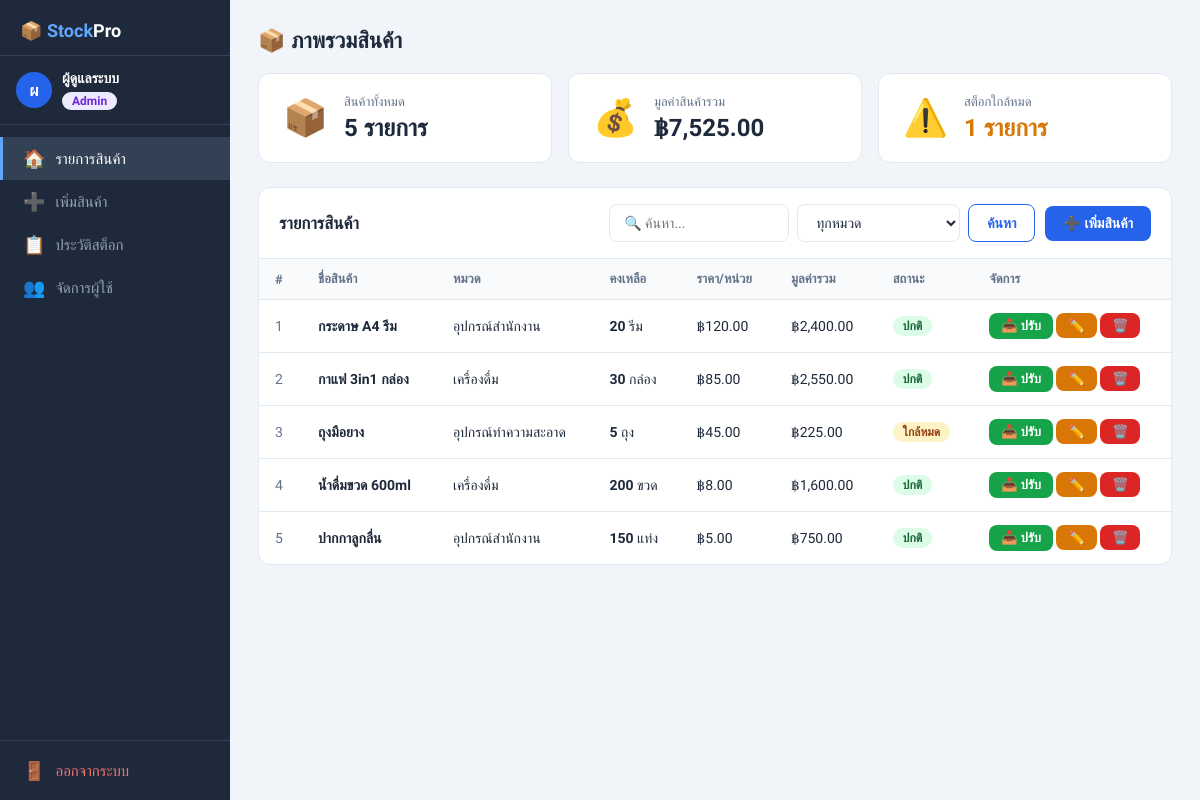
/index.php (signed in), run on the app's committed database.
### tables this page shows
CREATE TABLE IF NOT EXISTS products (
    id         INT AUTO_INCREMENT PRIMARY KEY,
    name       VARCHAR(200)  NOT NULL,
    category   VARCHAR(100)  DEFAULT '',
    quantity   INT           NOT NULL DEFAULT 0,
    price      DECIMAL(10,2) NOT NULL DEFAULT 0,
    unit       VARCHAR(50)   DEFAULT 'ชิ้น',
    created_at DATETIME      DEFAULT NOW(),
    updated_at DATETIME      DEFAULT NOW()
);

### index.php (the view, shortened to what this page needs)
<?php
require_once 'config.php';
require_once 'auth.php';
$action = $_GET['action'] ?? 'list';
$search    = $_GET['search'] ?? '';
$sql = "SELECT * FROM products WHERE 1=1"; $params = [];
$sql .= " ORDER BY name ASC";
$stmt = $pdo->prepare($sql); $stmt->execute($params);
$products = $stmt->fetchAll();
$totalProducts = $pdo->query("SELECT COUNT(*) FROM products")->fetchColumn();
$totalValue    = $pdo->query("SELECT COALESCE(SUM(quantity*price),0) FROM products")->fetchColumn();
$lowStock      = $pdo->query("SELECT COUNT(*) FROM products WHERE quantity<=10")->fetchColumn();
?>
<!DOCTYPE html>
<html lang="th">
<head>
<link rel="stylesheet" href="style.css">
</head>
<body>
<?php include 'navbar.php'; ?>
<main class="main">
  <?php if ($action === 'list'): ?>
  <div class="page-title">📦 ภาพรวมสินค้า</div>
  <div class="stats">
    <div class="stat-card"><div class="stat-icon">📦</div><div><div class="stat-label">สินค้าทั้งหมด</div><div class="stat-value"><?= number_format($totalProducts) ?> รายการ</div></div></div>
    <div class="stat-card"><div class="stat-icon">💰</div><div><div class="stat-label">มูลค่าสินค้ารวม</div><div class="stat-value">฿<?= number_format($totalValue,2) ?></div></div></div>
    <div class="stat-card"><div class="stat-icon">⚠️</div><div><div class="stat-label">สต็อกใกล้หมด</div><div class="stat-value" style="color:var(--warning)"><?= number_format($lowStock) ?> รายการ</div></div></div>
  </div>
  <div class="card">
    <div class="card-header">
      <h2>รายการสินค้า</h2>
      <div class="toolbar">
        <form method="GET" style="display:flex;gap:8px;flex-wrap:wrap">
          <input type="text" name="search" placeholder="🔍 ค้นหา..." value="<?= htmlspecialchars($search) ?>" style="width:180px">
          <select name="cat">
            <option value="">ทุกหมวด</option>
          </select>
          <button class="btn btn-outline" type="submit">ค้นหา</button>
        </form>
        <?php if (can('add')): ?>
          <a href="index.php?action=add" class="btn btn-primary">➕ เพิ่มสินค้า</a>
        <?php endif; ?>
      </div>
    </div>
    <table>
      <thead>
        <tr>
          <th>#</th><th>ชื่อสินค้า</th><th>หมวด</th><th>คงเหลือ</th>
          <th>ราคา/หน่วย</th><th>มูลค่ารวม</th><th>สถานะ</th><th>จัดการ</th>
        </tr>
      </thead>
      <tbody>
        <?php if (empty($products)): ?>
        <tr><td colspan="8" style="text-align:center;color:var(--muted);padding:40px">ยังไม่มีสินค้า</td></tr>
        <?php else: ?>
        <?php foreach ($products as $i => $p): ?>
        <tr>
          <td style="color:var(--muted)"><?= $i+1 ?></td>
          <td><strong><?= htmlspecialchars($p['name']) ?></strong></td>
          <td><?= htmlspecialchars($p['category']?:'-') ?></td>
          <td><strong><?= number_format($p['quantity']) ?></strong> <?= htmlspecialchars($p['unit']) ?></td>
          <td>฿<?= number_format($p['price'],2) ?></td>
          <td>฿<?= number_format($p['quantity']*$p['price'],2) ?></td>
          <td>
            <?php if ($p['quantity']==0): ?><span class="badge badge-out">หมด</span>
            <?php elseif ($p['quantity']<=10): ?><span class="badge badge-low">ใกล้หมด</span>
            <?php else: ?><span class="badge badge-ok">ปกติ</span>
            <?php endif; ?>
          </td>
          <td style="white-space:nowrap">
            <?php if (can('adjust')): ?>
              <button class="btn btn-success btn-sm" onclick="openAdjust(<?= $p['id'] ?>,'<?= htmlspecialchars($p['name'],ENT_QUOTES) ?>',<?= $p['quantity'] ?>,'<?= htmlspecialchars($p['unit'],ENT_QUOTES) ?>')">📥 ปรับ</button>
            <?php endif; ?>
            <?php if (can('edit')): ?>
              <a href="index.php?action=edit&id=<?= $p['id'] ?>" class="btn btn-warning btn-sm">✏️</a>
            <?php endif; ?>
            <?php if (can('delete')): ?>
              <a href="index.php?action=delete&id=<?= $p['id'] ?>" class="btn btn-danger btn-sm" onclick="return confirm('ยืนยันลบ?')">🗑️</a>
            <?php endif; ?>
          </td>
        </tr>
        <?php endforeach; ?>
        <?php endif; ?>
      </tbody>
    </table>
  </div>
  <?php endif; ?>
</main>
</body>
</html>

### navbar.php
<?php
$currentPage = basename($_SERVER['PHP_SELF']);
?>
<aside class="sidebar">
  <div class="sidebar-logo">📦 <span>Stock</span>Pro</div>
  <div class="sidebar-user">
    <div class="user-avatar"><?= mb_substr($_SESSION['full_name'], 0, 1) ?></div>
    <div>
      <div class="user-name"><?= htmlspecialchars($_SESSION['full_name']) ?></div>
      <div><?= role_badge($_SESSION['role']) ?></div>
    </div>
  </div>
  <nav class="sidebar-nav">
    <a href="index.php" class="nav-item <?= $currentPage==='index.php' ? 'active' : '' ?>">
      <span class="icon">🏠</span><span>รายการสินค้า</span>
    </a>
    <?php if (can('add')): ?>
    <a href="index.php?action=add" class="nav-item">
      <span class="icon">➕</span><span>เพิ่มสินค้า</span>
    </a>
    <?php endif; ?>
    <?php if (can('report')): ?>
    <a href="index.php?action=log" class="nav-item <?= isset($_GET['action']) && $_GET['action']==='log' ? 'active' : '' ?>">
      <span class="icon">📋</span><span>ประวัติสต็อก</span>
    </a>
    <?php endif; ?>
    <?php if (can('manage_users')): ?>
    <a href="users.php" class="nav-item <?= $currentPage==='users.php' ? 'active' : '' ?>">
      <span class="icon">👥</span><span>จัดการผู้ใช้</span>
    </a>
    <?php endif; ?>
  </nav>
  <div class="sidebar-footer">
    <a href="logout.php" class="nav-item" style="color:#f87171">
      <span class="icon">🚪</span><span>ออกจากระบบ</span>
    </a>
  </div>
</aside>

### auth.php (shortened to what this page needs)
<?php
$PERMISSIONS = [
    'admin'   => ['view','add','edit','delete','adjust','report','manage_users'],
    'manager' => ['view','add','edit','delete','adjust','report'],
    'staff'   => ['view','adjust'],
];
function can(string $action): bool {
    global $PERMISSIONS;
    $role = $_SESSION['role'] ?? 'staff';
    return in_array($action, $PERMISSIONS[$role] ?? []);
}
function role_badge(string $role): string {
    $map = [
        'admin'   => ['label'=>'Admin',   'style'=>'background:#ede9fe;color:#6d28d9'],
        'manager' => ['label'=>'Manager', 'style'=>'background:#dbeafe;color:#1d4ed8'],
        'staff'   => ['label'=>'Staff',   'style'=>'background:#dcfce7;color:#166534'],
    ];
    $r = $map[$role] ?? ['label'=>$role, 'style'=>'background:#f1f5f9;color:#64748b'];
    return "<span style=\"display:inline-block;padding:2px 10px;border-radius:20px;font-size:12px;font-weight:700;{$r['style']}\">{$r['label']}</span>";
}

### style.css (style rules this page uses)
:root { --primary: #2563eb; --primary-dark: #1d4ed8; --success: #16a34a; --danger: #dc2626; --warning: #d97706; --bg: #f1f5f9; --card: #ffffff; --border: #e2e8f0; --text: #1e293b; --muted: #64748b; --sidebar: #1e293b; }
* { box-sizing: border-box; margin: 0; padding: 0; }
body { font-family: 'Sarabun', sans-serif; background: var(--bg); color: var(--text); min-height: 100vh; display: flex; }
.sidebar { width: 230px; min-height: 100vh; background: var(--sidebar); display: flex; flex-direction: column; position: fixed; top: 0; left: 0; z-index: 100; }
.sidebar-logo { padding: 20px 20px 14px; border-bottom: 1px solid #334155; color: #fff; font-size: 18px; font-weight: 700; }
.sidebar-logo span { color: #60a5fa; }
.sidebar-user { padding: 14px 16px; border-bottom: 1px solid #334155; display: flex; align-items: center; gap: 10px; }
.user-avatar { width: 36px; height: 36px; border-radius: 50%; background: #2563eb; color: #fff; display: flex; align-items: center; justify-content: center; font-size: 16px; font-weight: 700; flex-shrink: 0; }
.user-name { color: #fff; font-size: 14px; font-weight: 600; margin-bottom: 3px; }
.sidebar-nav { padding: 12px 0; flex: 1; }
.nav-item { display: flex; align-items: center; gap: 10px; padding: 11px 20px; color: #94a3b8; text-decoration: none; font-size: 15px; transition: all 0.2s; border-left: 3px solid transparent; }
.nav-item:hover, .nav-item.active { color: #fff; background: #334155; border-left-color: #60a5fa; }
.nav-item .icon { font-size: 18px; }
.sidebar-footer { border-top: 1px solid #334155; padding: 8px 0; }
.main { margin-left: 230px; flex: 1; padding: 28px; }
.page-title { font-size: 22px; font-weight: 700; margin-bottom: 20px; }
.stats { display: grid; grid-template-columns: repeat(3, 1fr); gap: 16px; margin-bottom: 24px; }
.stat-card { background: var(--card); border-radius: 12px; padding: 20px 24px; border: 1px solid var(--border); display: flex; align-items: center; gap: 16px; }
.stat-icon { font-size: 36px; }
.stat-label { font-size: 13px; color: var(--muted); margin-bottom: 4px; }
.stat-value { font-size: 24px; font-weight: 700; }
.card { background: var(--card); border-radius: 12px; border: 1px solid var(--border); overflow: hidden; }
.card-header { padding: 16px 20px; border-bottom: 1px solid var(--border); display: flex; align-items: center; justify-content: space-between; flex-wrap: wrap; gap: 10px; }
.card-header h2 { font-size: 17px; font-weight: 600; }
input[type=text], input[type=number], input[type=password], select, textarea { padding: 9px 14px; border: 1px solid var(--border); border-radius: 8px; font-family: 'Sarabun', sans-serif; font-size: 14px; color: var(--text); background: #fff; outline: none; transition: border 0.2s; }
.btn { padding: 9px 18px; border: none; border-radius: 8px; cursor: pointer; font-family: 'Sarabun', sans-serif; font-size: 14px; font-weight: 600; text-decoration: none; display: inline-flex; align-items: center; gap: 6px; transition: all 0.2s; }
.btn-primary { background: var(--primary); color: #fff; }
.btn-success { background: var(--success); color: #fff; }
.btn-danger { background: var(--danger); color: #fff; }
.btn-warning { background: var(--warning); color: #fff; }
.btn-outline { background: transparent; color: var(--primary); border: 1px solid var(--primary); }
.btn-sm { padding: 5px 12px; font-size: 13px; }
table { width: 100%; border-collapse: collapse; }
th { background: #f8fafc; padding: 12px 16px; text-align: left; font-size: 13px; font-weight: 600; color: var(--muted); border-bottom: 1px solid var(--border); }
td { padding: 13px 16px; border-bottom: 1px solid var(--border); font-size: 14px; vertical-align: middle; }
tr:last-child td { border-bottom: none; }
.badge { display: inline-block; padding: 3px 10px; border-radius: 20px; font-size: 12px; font-weight: 600; }
.badge-ok { background: #dcfce7; color: #166534; }
.badge-low { background: #fef3c7; color: #92400e; }
.toolbar { display: flex; gap: 10px; flex-wrap: wrap; align-items: center; }

### data on the page
products: name "กระดาษ A4 รีม", category "อุปกรณ์สำนักงาน", quantity "20", unit "รีม", price "120.00", $p['quantity']*$p['price'] "2,400.00", shows "ปกติ"
products: name "กาแฟ 3in1 กล่อง", category "เครื่องดื่ม", quantity "30", unit "กล่อง", price "85.00", $p['quantity']*$p['price'] "2,550.00", shows "ปกติ"
products: name "ถุงมือยาง", category "อุปกรณ์ทำความสะอาด", quantity "5", unit "ถุง", price "45.00", $p['quantity']*$p['price'] "225.00", shows "ใกล้หมด"
products: name "น้ำดื่มขวด 600ml", category "เครื่องดื่ม", quantity "200", unit "ขวด", price "8.00", $p['quantity']*$p['price'] "1,600.00", shows "ปกติ"
products: name "ปากกาลูกลื่น", category "อุปกรณ์สำนักงาน", quantity "150", unit "แท่ง", price "5.00", $p['quantity']*$p['price'] "750.00", shows "ปกติ"

### other printed values
mb_substr($_SESSION['full_name'], 0, 1) "ผ"
$_SESSION['full_name'] "ผู้ดูแลระบบ"
$r['label'] "Admin"
$totalProducts "5"
$totalValue "7,525.00"
$lowStock "1"
